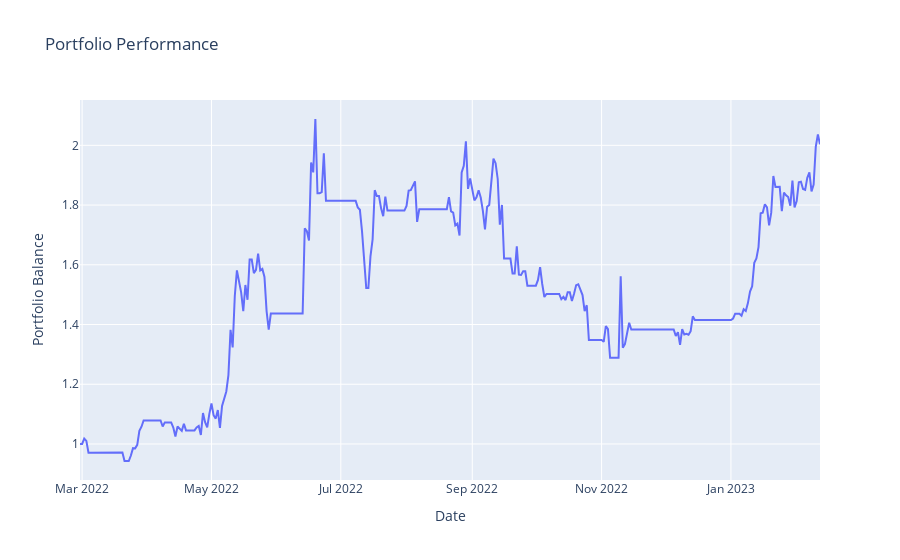

The code cell stored with this chart in its notebook:
### Markdown cell above
### Running Backtesting Functions

### Code cell
# Running the model and getting forecast
bt_df = runningFBP("BTC-USD", 
                   window=730, 
                   ma_period=5, 
                   days_to_train=370, 
                   forecast_period=10)

# Performing the backtest
performance = fbpBacktest(bt_df, short=True)

# Visualizing results
px.line(performance,
        x=performance.index,
        y=performance,
        title='Portfolio Performance',
        labels={"y": "Portfolio Balance",
                "ds": "Date"})

### Figure 1 — Plotly figure (JSON) as saved in the notebook; plotly's stock layout.template omitted (floating-point values rounded to 4 significant figures; data arrays with more than 128 entries replaced by an {"elided": "..."} marker saying what was removed)
{"data": [{"hovertemplate": "Date=%{x}<br>Portfolio Balance=%{y}<extra></extra>", "legendgroup": "", "line": {"color": "#636efa", "dash": "solid"}, "marker": {"symbol": "circle"}, "mode": "lines", "name": "", "orientation": "v", "showlegend": false, "type": "scatter", "x": {"elided": "350 str values"}, "xaxis": "x", "y": {"elided": "350 float values"}, "yaxis": "y"}], "layout": {"legend": {"tracegroupgap": 0}, "title": {"text": "Portfolio Performance"}, "xaxis": {"anchor": "y", "domain": [0, 1], "title": {"text": "Date"}}, "yaxis": {"anchor": "x", "domain": [0, 1], "title": {"text": "Portfolio Balance"}}}}
